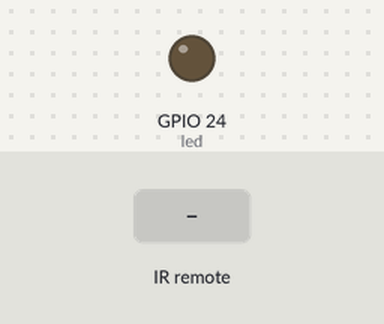
Bench run of a program on a simulated Raspberry Pi (BCM pin numbers). Shown: output pins drawn as LEDs (lit = HIGH). The test bench sets the inputs (shaded band).

Above: at 1.2 s.
1.3 s: remote-control key "1" pressed
At 2.3 s:
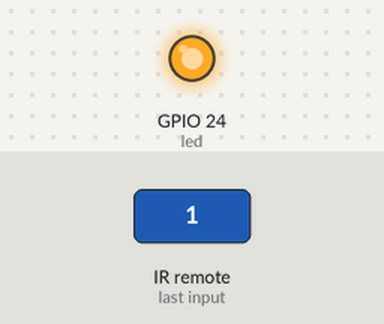
2.8 s: remote-control key "3" pressed
At 3.4 s:
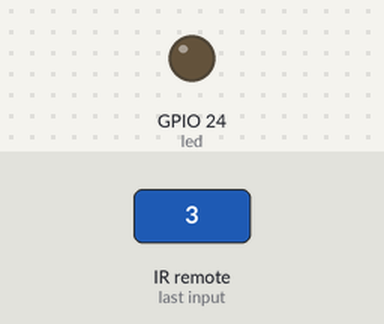
4.3 s: remote-control key "2" pressed
At 4.6 s:
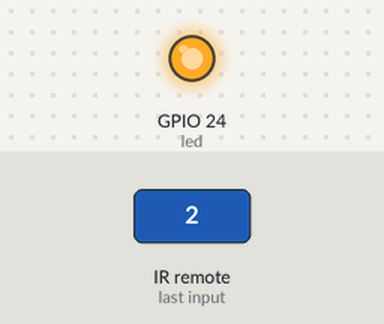
Timing chart, 0 to 7.3 s (numbered marks = the images above; inputs shaded):
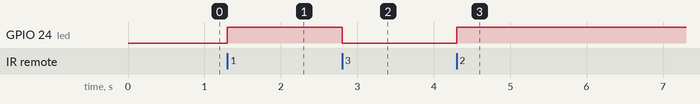

Measured:
- after the input at 1.3 s, GPIO 24 (led): LOW → HIGH at once
- after the input at 2.8 s, GPIO 24 (led): HIGH → LOW at once
- after the input at 4.3 s, GPIO 24 (led): LOW → HIGH at once

The program:

ledIR.py
```python
import RPi.GPIO as GPIO
from time import sleep
import lirc

led=24
def ledBlinking():
	for x in range(0,10):
		GPIO.output(led,True)
		sleep(0.05)
		GPIO.output(led,False)
		sleep(0.05)
def gpioChState(x):
	if GPIO.input(x) == 0:
		GPIO.output(x,True)
	else:
		GPIO.output(x,False)

#################################################################################
#										#
#	na poczatek instalacja lirc i pylirc i konfiguracja pilota w lirc	#
#       rbpl.blogspot.com/2013/01/odbiornik-podczerwieni.html			#
#	WPROWADZIC WSZYSTKIE KLAWISZE DO PLIKU pylircrc w katalogu glownym	#
#	plik lircrc.conf w /etc/lirc musi byc tez zaprogramowany i znac pilot	#
#	jak zrobic zeby pilot nie pisal w terminalu?				#
#	Kodowanie pilota: Silvercrest - AUX2 (6000)				#
#										#
#################################################################################

sockid=lirc.init("myprogram", "./pylircrc")

GPIO.setwarnings(False)
GPIO.setmode(GPIO.BCM)
GPIO.setup(led,GPIO.OUT)
while 1:
	code = lirc.nextcode()
	if len(code) > 0:
		c=code[0]
		if c == "1":
			gpioChState(led)
		elif c == "2":
			GPIO.output(led,True)
		elif c == "3":
			GPIO.output(led,False)
		else:
			print("Unsopported key (in code)")
			ledBlinking()
	else:
		print("Unsopported key (in lib)")
		ledBlinking()
	sleep(0.05)
```
